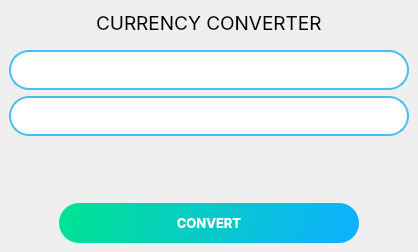
            <widget class="QWidget" name="CurrencyConverter_page">
             <layout class="QVBoxLayout" name="verticalLayout_6">
              <property name="leftMargin">
               <number>0</number>
              </property>
              <property name="rightMargin">
               <number>0</number>
              </property>
              <property name="bottomMargin">
               <number>0</number>
              </property>
              <item alignment="Qt::AlignHCenter|Qt::AlignTop">
               <widget class="QLabel" name="label_2">
                <property name="font">
                 <font>
                  <family>SF Pro Display</family>
                  <pointsize>14</pointsize>
                  <weight>50</weight>
                  <bold>false</bold>
                 </font>
                </property>
                <property name="text">
                 <string>CURRENCY CONVERTER</string>
                </property>
               </widget>
              </item>
              <item>
               <widget class="QFrame" name="frame">
                <property name="frameShape">
                 <enum>QFrame::NoFrame</enum>
                </property>
                <property name="frameShadow">
                 <enum>QFrame::Raised</enum>
                </property>
                <layout class="QVBoxLayout" name="verticalLayout_8">
                 <item alignment="Qt::AlignHCenter">
                  <widget class="QLineEdit" name="input">
                   <property name="sizePolicy">
                    <sizepolicy hsizetype="Expanding" vsizetype="Fixed">
                     <horstretch>0</horstretch>
                     <verstretch>0</verstretch>
                    </sizepolicy>
                   </property>
                   <property name="minimumSize">
                    <size>
                     <width>400</width>
                     <height>40</height>
                    </size>
                   </property>
                   <property name="maximumSize">
                    <size>
                     <width>400</width>
                     <height>40</height>
                    </size>
                   </property>
                   <property name="font">
                    <font>
                     <family>SF Pro Display</family>
                     <pointsize>14</pointsize>
                     <weight>75</weight>
                     <bold>true</bold>
                    </font>
                   </property>
                   <property name="styleSheet">
                    <string notr="true">border-radius: 20px;
color: black;
border: 2px solid rgb(66, 194, 238);</string>
                   </property>
                   <property name="text">
                    <string/>
                   </property>
                   <property name="alignment">
                    <set>Qt::AlignCenter</set>
                   </property>
                  </widget>
                 </item>
                 <item alignment="Qt::AlignHCenter">
                  <widget class="QLineEdit" name="output">
                   <property name="minimumSize">
                    <size>
                     <width>400</width>
                     <height>40</height>
                    </size>
                   </property>
                   <property name="maximumSize">
                    <size>
                     <width>400</width>
                     <height>40</height>
                    </size>
                   </property>
                   <property name="font">
                    <font>
                     <family>SF Pro Display</family>
                     <pointsize>14</pointsize>
                     <weight>75</weight>
                     <bold>true</bold>
                    </font>
                   </property>
                   <property name="cursor">
                    <cursorShape>PointingHandCursor</cursorShape>
                   </property>
                   <property name="styleSheet">
                    <string notr="true">border-radius: 20px;
color: black;
border: 2px solid rgb(66, 194, 238);</string>
                   </property>
                   <property name="text">
                    <string/>
                   </property>
                   <property name="alignment">
                    <set>Qt::AlignCenter</set>
                   </property>
                   <property name="readOnly">
                    <bool>true</bool>
                   </property>
                  </widget>
                 </item>
                 <item>
                  <widget class="QLabel" name="error_label">
                   <property name="font">
                    <font>
                     <family>SF Pro Display</family>
                     <pointsize>9</pointsize>
                     <weight>50</weight>
                     <bold>false</bold>
                    </font>
                   </property>
                   <property name="styleSheet">
                    <string notr="true">color: rgb(154, 0, 0)</string>
                   </property>
                   <property name="text">
                    <string/>
                   </property>
                   <property name="alignment">
                    <set>Qt::AlignHCenter|Qt::AlignTop</set>
                   </property>
                  </widget>
                 </item>
                 <item>
                  <spacer name="verticalSpacer">
                   <property name="orientation">
                    <enum>Qt::Vertical</enum>
                   </property>
                   <property name="sizeHint" stdset="0">
                    <size>
                     <width>20</width>
                     <height>40</height>
                    </size>
                   </property>
                  </spacer>
                 </item>
                 <item alignment="Qt::AlignHCenter">
                  <widget class="QPushButton" name="convert">
                   <property name="minimumSize">
                    <size>
                     <width>300</width>
                     <height>40</height>
                    </size>
                   </property>
                   <property name="maximumSize">
                    <size>
                     <width>300</width>
                     <height>40</height>
                    </size>
                   </property>
                   <property name="font">
                    <font>
                     <family>SF Pro Display</family>
                     <pointsize>10</pointsize>
                     <weight>75</weight>
                     <bold>true</bold>
                    </font>
                   </property>
                   <property name="cursor">
                    <cursorShape>PointingHandCursor</cursorShape>
                   </property>
                   <property name="styleSheet">
                    <string notr="true">QPushButton{
border-radius: 20px;
background-color:qlineargradient(spread:pad, x1:0, y1:0.563, x2:0.985075, y2:0.591, stop:0 rgba(0, 227, 147, 255), stop:1 rgba(14, 177, 255, 255));
color: #fff;
}
QPushButton:pressed{
background-color:qlineargradient(spread:pad, x1:0, y1:0.563, x2:0.985075, y2:0.591, stop:0 rgba(0, 227, 147, 200), stop:1 rgba(14, 177, 255, 200));
}</string>
                   </property>
                   <property name="text">
                    <string>CONVERT</string>
                   </property>
                  </widget>
                 </item>
                </layout>
               </widget>
              </item>
             </layout>
            </widget>
